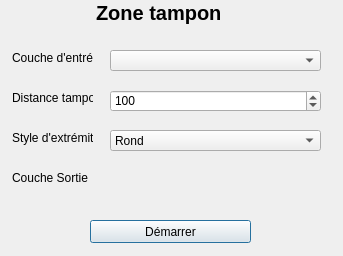
<?xml version="1.0" encoding="UTF-8"?>
<ui version="4.0">
 <class>Dialog</class>
 <widget class="QDialog" name="Dialog">
  <property name="geometry">
   <rect>
    <x>0</x>
    <y>0</y>
    <width>343</width>
    <height>256</height>
   </rect>
  </property>
  <property name="minimumSize">
   <size>
    <width>0</width>
    <height>0</height>
   </size>
  </property>
  <property name="windowTitle">
   <string>Dialog</string>
  </property>
  <widget class="QComboBox" name="comboBox">
   <property name="geometry">
    <rect>
     <x>110</x>
     <y>50</y>
     <width>211</width>
     <height>21</height>
    </rect>
   </property>
  </widget>
  <widget class="QLabel" name="label">
   <property name="geometry">
    <rect>
     <x>12</x>
     <y>50</y>
     <width>81</width>
     <height>16</height>
    </rect>
   </property>
   <property name="font">
    <font>
     <family>Arial</family>
    </font>
   </property>
   <property name="text">
    <string>Couche d'entrée</string>
   </property>
  </widget>
  <widget class="QgsFileWidget" name="mQgsFileWidget">
   <property name="geometry">
    <rect>
     <x>110</x>
     <y>166</y>
     <width>211</width>
     <height>27</height>
    </rect>
   </property>
   <property name="storageMode">
    <enum>QgsFileWidget::SaveFile</enum>
   </property>
  </widget>
  <widget class="QLabel" name="label_3">
   <property name="geometry">
    <rect>
     <x>96</x>
     <y>-3</y>
     <width>131</width>
     <height>31</height>
    </rect>
   </property>
   <property name="font">
    <font>
     <family>MS Sans Serif</family>
     <pointsize>15</pointsize>
     <weight>75</weight>
     <bold>true</bold>
    </font>
   </property>
   <property name="text">
    <string>Zone tampon</string>
   </property>
  </widget>
  <widget class="QLabel" name="label_4">
   <property name="geometry">
    <rect>
     <x>12</x>
     <y>90</y>
     <width>81</width>
     <height>16</height>
    </rect>
   </property>
   <property name="font">
    <font>
     <family>Arial</family>
    </font>
   </property>
   <property name="text">
    <string>Distance tampon</string>
   </property>
  </widget>
  <widget class="QSpinBox" name="spinBox">
   <property name="geometry">
    <rect>
     <x>110</x>
     <y>90</y>
     <width>211</width>
     <height>22</height>
    </rect>
   </property>
   <property name="maximum">
    <number>999999999</number>
   </property>
   <property name="value">
    <number>100</number>
   </property>
  </widget>
  <widget class="QLabel" name="label_5">
   <property name="geometry">
    <rect>
     <x>12</x>
     <y>170</y>
     <width>81</width>
     <height>16</height>
    </rect>
   </property>
   <property name="font">
    <font>
     <family>Arial</family>
    </font>
   </property>
   <property name="text">
    <string>Couche Sortie</string>
   </property>
  </widget>
  <widget class="QPushButton" name="pushButton">
   <property name="geometry">
    <rect>
     <x>90</x>
     <y>220</y>
     <width>161</width>
     <height>23</height>
    </rect>
   </property>
   <property name="text">
    <string>Démarrer</string>
   </property>
  </widget>
  <widget class="QLabel" name="label_2">
   <property name="geometry">
    <rect>
     <x>12</x>
     <y>130</y>
     <width>81</width>
     <height>16</height>
    </rect>
   </property>
   <property name="font">
    <font>
     <family>Arial</family>
    </font>
   </property>
   <property name="text">
    <string>Style d'extrémité</string>
   </property>
  </widget>
  <widget class="QComboBox" name="comboBox_2">
   <property name="geometry">
    <rect>
     <x>110</x>
     <y>130</y>
     <width>211</width>
     <height>21</height>
    </rect>
   </property>
   <item>
    <property name="text">
     <string>Rond</string>
    </property>
   </item>
   <item>
    <property name="text">
     <string>Carré</string>
    </property>
   </item>
  </widget>
 </widget>
 <customwidgets>
  <customwidget>
   <class>QgsFileWidget</class>
   <extends>QWidget</extends>
   <header>qgsfilewidget.h</header>
  </customwidget>
 </customwidgets>
 <resources/>
 <connections/>
</ui>
